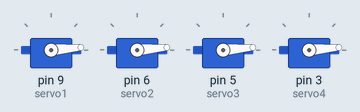
Recording of a sketch running on a simulated Arduino Uno, built with avr-gcc and run on an emulated ATmega328P. Shown: 4 × servo.

Above: at 0.1 s.
At 1.0 s:
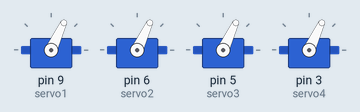
At 1.6 s:
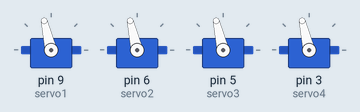
At 2.1 s:
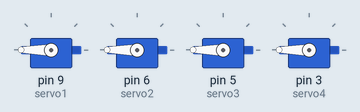
At 2.6 s:
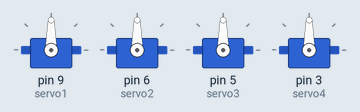
Timing chart, 0 to 4.1 s (numbered marks = the images above):
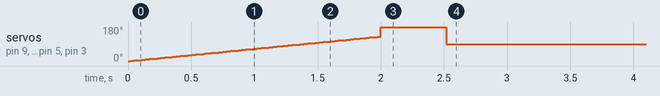

Measured:
- by itself, servo on pin 9 (servo1), servo on pin 6 (servo2), servo on pin 5 (servo3), servo on pin 3 (servo4): rises from 0° to 180° in 2.0 s, then falls to 90° in 0.52 s

The sketch:

4servo_arduino1.ino
```cpp
#include <Servo.h>

Servo servo1, servo2, servo3, servo4;
int pos = 0;

void setup() {
  servo1.attach(9);
  servo2.attach(6);
  servo3.attach(5);
  servo4.attach(3);

  unsigned long startTime = millis();


  while (millis() - startTime < 2000) {
    for (pos = 0; pos <= 180; pos++) {
      moveAll(pos);
      delay(15);
      if (millis() - startTime >= 2000) break;
    }
    for (pos = 180; pos >= 0; pos--) {
      moveAll(pos);
      delay(15);
      if (millis() - startTime >= 2000) break;
    }
  }


  delay(500);
  moveAll(90);
}

void loop() {

  moveAll(90);
  delay(100);
}

void moveAll(int angle) {
  servo1.write(angle);
  servo2.write(angle);
  servo3.write(angle);
  servo4.write(angle);
}
```
